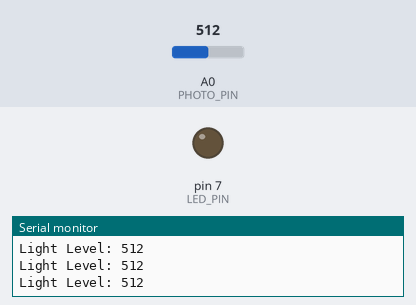
Bench run of a sketch on a simulated Arduino Uno, built with avr-gcc and run on an emulated ATmega328P. On the bench: output pins drawn as LEDs (lit = HIGH), the last lines printed to the serial monitor. The test bench sets the inputs (shaded band); at power-on: A0 (PHOTO_PIN) = 512.

Above: at 1.2 s.
1.3 s: A0 (PHOTO_PIN) set to 156
2.8 s: A0 (PHOTO_PIN) set to 135
At 3.6 s:
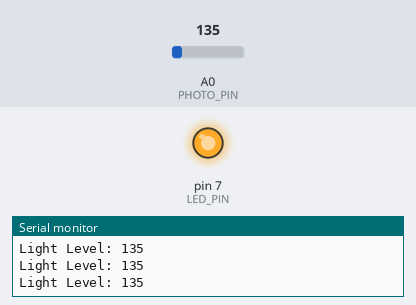
4.5 s: A0 (PHOTO_PIN) set to 160
At 4.8 s:
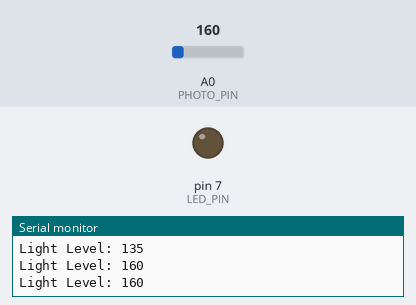
6.0 s: A0 (PHOTO_PIN) set to 140
At 7.3 s:
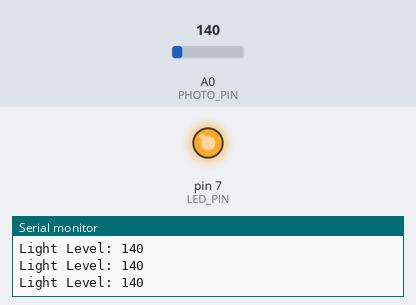
Timing chart, 0 to 8.5 s (numbered marks = the images above; inputs shaded):
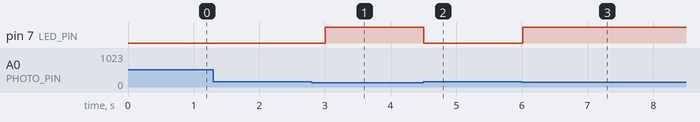

Measured:
- the behaviour switches between 150 and 149 on A0 (PHOTO_PIN) (found by bisection; images 0 and 1)
- after the input at 2.8 s, pin 7 (LED_PIN): LOW → HIGH after 0.21 s
- after the input at 4.5 s, pin 7 (LED_PIN): HIGH → LOW at once
- after the input at 6.0 s, pin 7 (LED_PIN): LOW → HIGH at once

The sketch:

Photoresistor.ino
```cpp
// (licence header left out)
// Pin definitions
#define LED_PIN 7     // LED output pin
#define PHOTO_PIN A0  // Photoresistor input pin

// Constants
#define LIGHT_THRESHOLD 150  // Threshold for turning LED on (0-1023 range)
#define DELAY_MS 250         // Delay between readings in milliseconds

// Variables
int lightValue;  // Raw photoresistor reading

void setup() {
  Serial.begin(9600);         // Start serial communication at 9600 baud
  pinMode(LED_PIN, OUTPUT);   // Set LED pin as output
  pinMode(PHOTO_PIN, INPUT);  // Set photoresistor pin as input
}

void loop() {
  // Read photoresistor value (0-1023)
  lightValue = analogRead(PHOTO_PIN);

  // Turn LED on if light level is below threshold, off otherwise
  if (lightValue < LIGHT_THRESHOLD) {
    digitalWrite(LED_PIN, HIGH);  // LED on in low light
  } else {
    digitalWrite(LED_PIN, LOW);   // LED off in bright light
  }

  // Print light value to Serial Monitor
  Serial.print("Light Level: ");
  Serial.println(lightValue);

  delay(DELAY_MS);  // Wait before next reading
}
```
